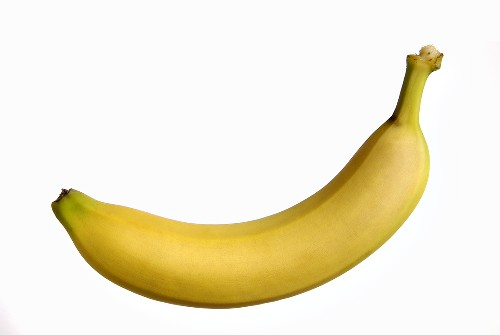
#> input picture OpenCV/banana.jpg, 500 x 335 px, found by its file name
$ python EdgeDetection_2.py
#> lines starting #> are read from the running program, lines starting #| are printed output that depends on the picture; after the words box and inside, x2 and y2 are one past the last pixel; in counts of white or black regions, pixels touching at a corner belong together; long printed decimals are rounded
#http://docs.opencv.org/3.1.0/d9/d8b/tutorial_py_contours_hierarchy.html#gsc.tab=0
import cv2
import numpy as np
from matplotlib import pyplot as plt

filename = 'banana.jpg'

img = cv2.imread(filename) #import image object with name 'img'
#> img is the input picture: shape (335, 500, 3); mean B, G, R 211.5, 234.7, 241.4
#cv2.imshow('image',img)
#cv2.waitKey(0)

img = cv2.cvtColor(img, cv2.COLOR_BGR2GRAY) #convert to grayscale
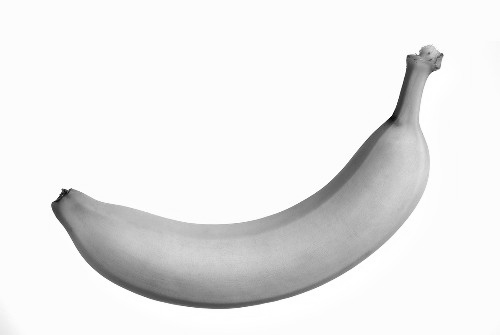
#> img: shape (335, 500); min 5, max 255, mean 234.1
#cv2.imshow('image',img)
#cv2.waitKey(0)

img = cv2.GaussianBlur(img, (3,3),0) #blur image to reduce insignificant edges
#cv2.imshow('image',img)
#cv2.waitKey(0)

img = cv2.Canny(img,40,150) #run canny edge detector
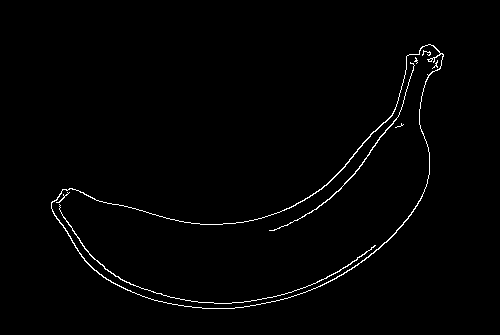
#> img: shape (335, 500); 1.3% white in thin lines or dots, all inside (x1, y1, x2, y2) = (51, 44, 444, 309)
#cv2.imshow('image',img)
#cv2.waitKey(0)

contours, hierarchy = cv2.findContours(img,cv2.RETR_TREE,cv2.CHAIN_APPROX_NONE)
#> contours = 10 contours, 6 with area under 20; largest, box (x1, y1, x2, y2) and area: (51, 44, 444, 309) 34574, (51, 44, 444, 309) 34279, (269, 62, 415, 231) 86, (59, 204, 376, 304) 84
convex_hull = cv2.convexHull(contours[0])
#> convex_hull = contour of 54 points, box (x1, y1, x2, y2) (51, 44, 444, 309), area 60926
orig = cv2.imread(filename)
cv2.imshow('all contours',orig)
cv2.waitKey(0)
cv2.destroyAllWindows()

#For loop iterates through each contour level in countours array of arrays
#Information from each contour level is displayed several times overlayed on the original image:
#1st - contour level displayed
#2nd - points from convex hull
#Then information is printed to console (TO DO: integrate rectangles and convex defects into image):
#1st - bounding rectangle - "the up-right bounding rectangle of a rotated rectangle of the minimum area enclosing the input 2D point setpoint set"
#2nd - minimum area rectangle - "rotated rectangle of the minimum area enclosing the input 2D point set"
#3rd - contour area - the area enclosed by the contour
#4th - contour perimeter - "The function computes a curve length or a closed contour perimeter" (contour closed set to True to get perimeter)
#5th - number of elements in convexity defects
for i in range(len(contours)):
	orig = cv2.imread(filename)
	contour = contours[i]
#> contour = contour of 1003 points, box (x1, y1, x2, y2) (51, 44, 444, 309), area 34574
	cv2.drawContours(orig, contour, -1, (0,255,0), 3)
	cv2.imshow('contours-' + str(i),orig)
	cv2.waitKey(0)

	orig = cv2.imread(filename)
	convex_hull = cv2.convexHull(contours[i])
	cv2.drawContours(orig, convex_hull, -1, (0,255,0), 3)
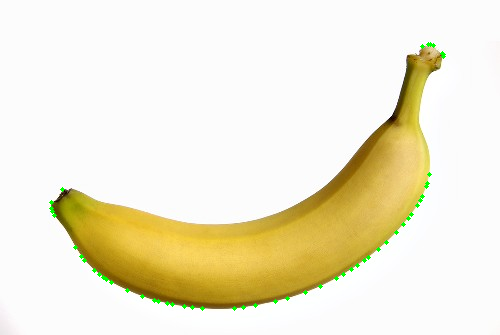
#> orig: shape (335, 500, 3); mean B, G, R 210.7, 234.8, 240.6
	cv2.imshow('convex hull-' + str(i),orig)
	cv2.waitKey(0)
	cv2.destroyAllWindows()

	print ('bounding rectangle - ' + str(cv2.boundingRect(contours[i])))
#| bounding rectangle - (51, 44, 393, 265)
	print ('min area rect - ' + str(cv2.minAreaRect(contours[i])))
#| min area rect - ((275.831, 203.824), (421.340, 185.431), -21.664)
	print ('contour area - ' + str(cv2.contourArea(contours[i])))
#| contour area - 34573.5
	print ('contour perimeter - ' + str(cv2.arcLength(contours[i],True)))
#| contour perimeter - 1169.928
	#print ('numnber of elements in convexity defects - ' + str(len(cv2.convexityDefects(contours[i],cv2.convexHull(contours[i],returnPoints = False)))))


cv2.destroyAllWindows()
